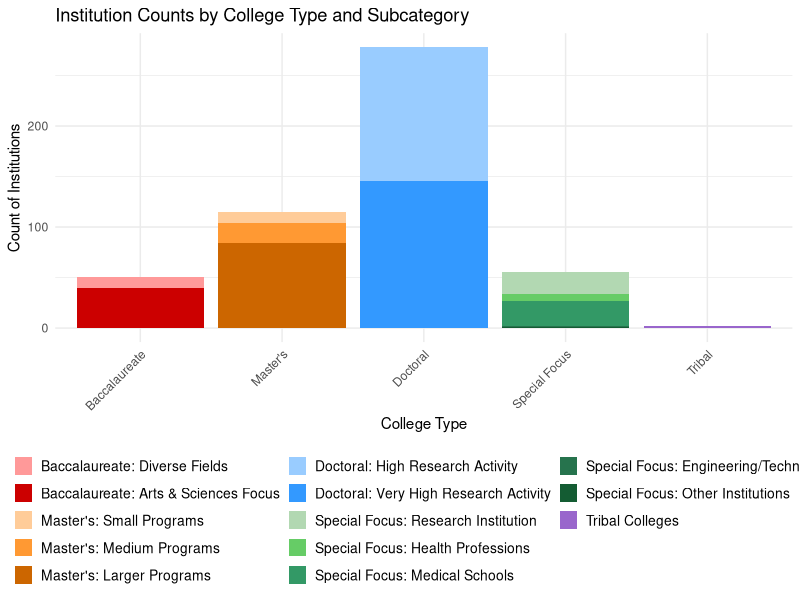
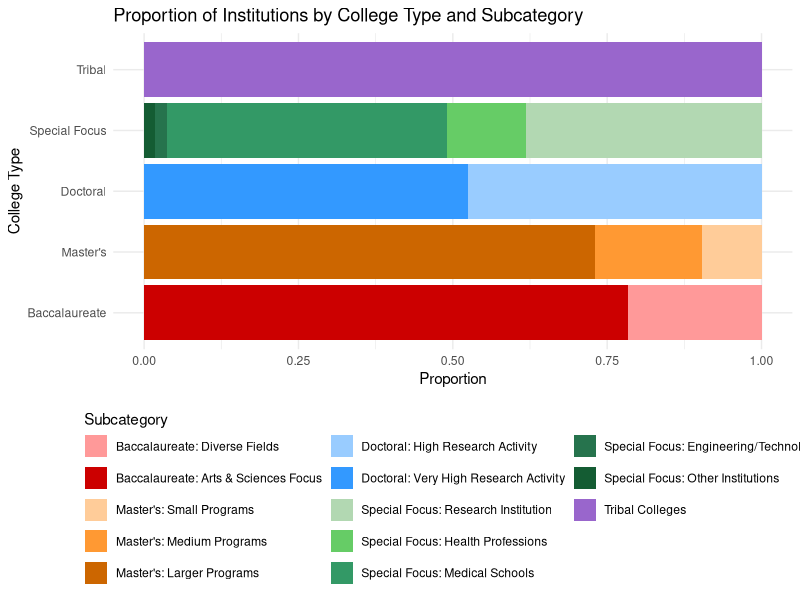
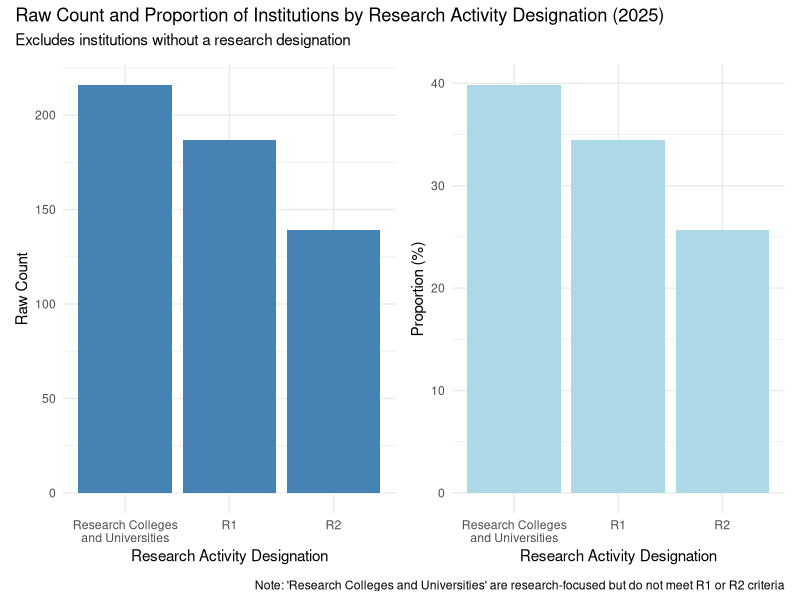
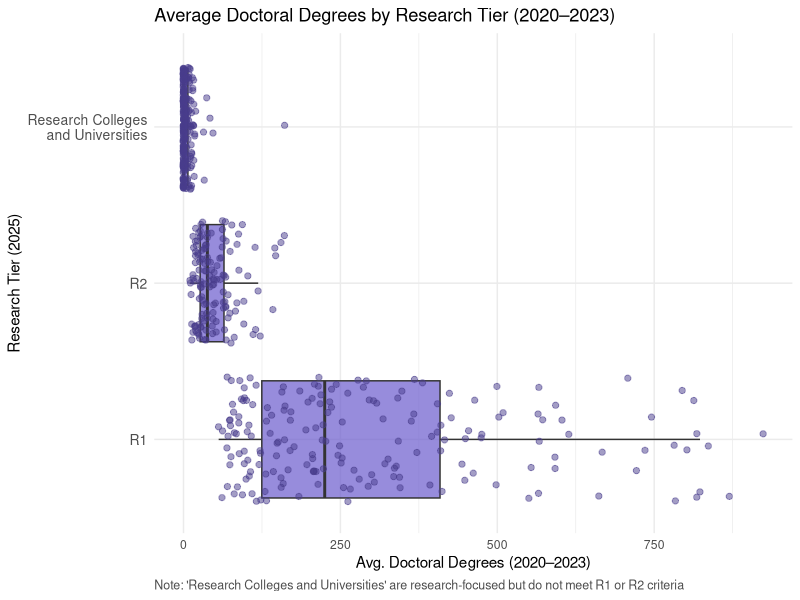

Here is the R script that generated these plots, in order: (Note: this script raises an error after producing the figures.)
## ---- chunk 1
#install.packages("patchwork")
#install.packages("scales")

## ---- chunk 2
library(tidyverse)
library(readr)
library(tidyr)
library(dplyr)
library(lubridate)  # for Datetime formatting
library(stringr)  # for extracting URL
library(patchwork)  # for putting multiple graphs on one fig
library(scales)

## ---- chunk 3
classification_stats <- read_csv("carnegie_classification_stats - CLEAN.csv")

spending_doctorate_awards <- read_csv("carnegie_spending_doctorate_awards - CLEAN.csv")
## ---- chunk 4
#head(classification_stats)
colnames(classification_stats)
summary(classification_stats)

head(spending_doctorate_awards)
colnames(spending_doctorate_awards)
summary(spending_doctorate_awards)
## ---- chunk 5
classification_df <- data.frame(classification_stats)
class(classification_df)

spending_df <- data.frame(spending_doctorate_awards)
class(spending_df)
## ---- chunk 6
# Confirming column names on what to join by
colnames(classification_df)
colnames(spending_df)
## ---- chunk 7
# Perform full join on 'unitid'
combined_df <- full_join(classification_df, spending_df, by = "unitid")

# Confirm join and notice duplicate column names
colnames(combined_df)
## ---- chunk 8
# Duplicate School Names (there are 12)
combined_df %>%
  filter(name.x != name.y) %>%
  select(unitid, name.x, name.y)

# Duplicate City Names (there is 1, 'Des Moines' and 'West Des Moines')
combined_df %>%
  filter(city.x != city.y ) %>%
  select(unitid, city.x, city.y)

# Duplicate State Names (there are no duplicates)
combined_df %>%
  filter(state.x != state.y) %>%
  select(unitid, state.x, state.y)

# Create a new dataframe for mismatched rows
mismatched <- combined_df %>%
  filter(name.x != name.y | city.x != city.y | state.x != state.y) %>%
  select(unitid, name.x, name.y, city.x, city.y, state.x, state.y)

# View the mismatched rows
print(mismatched)

## ---- chunk 9
# Function to replace NULL with NA

replace_null_with_na <- function(x) {
  if (is.list(x)) {
    # Apply recursively if it's a list (to handle nested data frames)
    return(lapply(x, replace_null_with_na))
  } else if (is.null(x)) {
    return(NA)  # Replace NULL with NA
  } else {
    return(x)  # Otherwise, return the value unchanged
  }
}

# Use it to apply to a data frame
combined_df_na <- combined_df %>%
  mutate(across(everything(), replace_null_with_na))

# View the result
summary(combined_df_na)
## ---- chunk 10
# Display a table of the count of missing values (NAs) per column
missing_data <- combined_df_na %>% 
  summarise(across(everything(), ~ sum(is.na(.)))) %>%
  gather(key = "column_name", value = "NAs")

print(missing_data)

## ---- chunk 11
# Filter rows where name.x or name.y is NA, and select unitid, name.x, name.y
rows_with_na_names <- combined_df_na %>%
  filter(is.na(name.x) | is.na(name.y)) %>%
  select(unitid, name.x, name.y, city.x, city.y)

print(rows_with_na_names)
# Sould be referring to Penn State, with 2 different unitid AND different school name spelling

## ---- chunk 12
# Recode main college type and subcategory
combined_df_na_cleaned <- combined_df_na %>%
  mutate(
    college_type = case_when(
      grepl("Baccalaureate Colleges", classific_2021) ~ "Baccalaureate",
      grepl("Master's Colleges & Universities", classific_2021) ~ "Master's",
      grepl("Doctoral Universities", classific_2021) ~ "Doctoral",
      grepl("Tribal Colleges and Universities", classific_2021) ~ "Tribal",
      grepl("Special Focus Four-Year", classific_2021) ~ "Special Focus",
      TRUE ~ NA_character_
    ),
    subcategory = case_when(
      grepl("Master's Colleges & Universities: Small Programs", classific_2021) ~ "Master's: Small Programs",
      grepl("Master's Colleges & Universities: Medium Programs", classific_2021) ~ "Master's: Medium Programs",
      grepl("Master's Colleges & Universities: Larger Programs", classific_2021) ~ "Master's: Larger Programs",
      grepl("Doctoral Universities: High Research Activity", classific_2021) ~ "Doctoral: High Research Activity",
      grepl("Doctoral Universities: Very High Research Activity", classific_2021) ~ "Doctoral: Very High Research Activity",
      grepl("Doctoral/Professional Universities", classific_2021) ~ "Doctoral: Professional Universities",
      grepl("Baccalaureate Colleges: Diverse Fields", classific_2021) ~ "Baccalaureate: Diverse Fields",
      grepl("Baccalaureate Colleges: Arts & Sciences Focus", classific_2021) ~ "Baccalaureate: Arts & Sciences Focus",
      grepl("Special Focus Four-Year: Research Institution", classific_2021) ~ "Special Focus: Research Institution",
      grepl("Special Focus Four-Year: Other Health Professions Schools", classific_2021) ~ "Special Focus: Health Professions",
      grepl("Special Focus Four-Year: Medical Schools & Centers", classific_2021) ~ "Special Focus: Medical Schools",
      grepl("Special Focus Four-Year: Engineering and Other Technology-Related Schools", classific_2021) ~ "Special Focus: Engineering/Technology",
      grepl("Special Focus Four-Year: Other Special Focus Institutions", classific_2021) ~ "Special Focus: Other Institutions",
      grepl("Tribal Colleges and Universities", classific_2021) ~ "Tribal Colleges",
      TRUE ~ NA_character_
    )
  ) %>%
  filter(!is.na(college_type) & !is.na(subcategory))

# Set factor levels for custom order of college_type
combined_df_na_cleaned$college_type <- factor(combined_df_na_cleaned$college_type,
  levels = c("Baccalaureate", "Master's", "Doctoral", "Special Focus", "Tribal")
)

# Set factor levels for custom order of subcategories
combined_df_na_cleaned$subcategory <- factor(combined_df_na_cleaned$subcategory, levels = c(
  "Baccalaureate: Diverse Fields",
  "Baccalaureate: Arts & Sciences Focus",
  "Master's: Small Programs",
  "Master's: Medium Programs",
  "Master's: Larger Programs",
  "Doctoral: High Research Activity",
  "Doctoral: Very High Research Activity",
  "Doctoral: Professional Universities",
  "Special Focus: Research Institution",
  "Special Focus: Health Professions",
  "Special Focus: Medical Schools",
  "Special Focus: Engineering/Technology",
  "Special Focus: Other Institutions",
  "Tribal Colleges"
))

# Custom shaded color palette
color_palette_shaded <- c(
  # Reds for Baccalaureate
  "Baccalaureate: Diverse Fields" = "#ff9999",
  "Baccalaureate: Arts & Sciences Focus" = "#cc0000",
  
  # Oranges for Master's
  "Master's: Small Programs" = "#ffcc99",
  "Master's: Medium Programs" = "#ff9933",
  "Master's: Larger Programs" = "#cc6600",
  
  # Blues for Doctoral
  "Doctoral: High Research Activity" = "#99ccff",
  "Doctoral: Very High Research Activity" = "#3399ff",
  "Doctoral: Professional Universities" = "#003366",
  
  # Greens for Special Focus
  "Special Focus: Research Institution" = "#b2d8b2",
  "Special Focus: Health Professions" = "#66cc66",
  "Special Focus: Medical Schools" = "#339966",
  "Special Focus: Engineering/Technology" = "#26734d",
  "Special Focus: Other Institutions" = "#145c33",
  
  # Purple for Tribal
  "Tribal Colleges" = "#9966cc"
)
## ---- chunk 13
p1 <- ggplot(combined_df_na_cleaned, aes(x = college_type, fill = subcategory)) + 
  geom_bar(position = "stack") +
  scale_fill_manual(values = color_palette_shaded) +
  labs(title = "Institution Counts by College Type and Subcategory",
       x = "College Type", y = "Count of Institutions") +
  theme_minimal() +
  theme(
    legend.position = "bottom",
    legend.title = element_blank(),
    legend.box = "horizontal",
    legend.text = element_text(size = 10),
    legend.key.size = unit(0.5, "cm"),
    legend.box.just = "center",
    legend.spacing.x = unit(0.5, 'cm'),
    legend.spacing.y = unit(0.25, 'cm'),
    legend.key.height = unit(0.5, "cm"),
    axis.text.x = element_text(angle = 45, hjust = 1)
  ) +
  guides(fill = guide_legend(ncol = 3, title = "Subcategory"))

p1

## ---- chunk 14
# Ensure college_type factor order is set (if not already done)
combined_df_na_cleaned$college_type <- factor(combined_df_na_cleaned$college_type,
  levels = c("Baccalaureate", "Master's", "Doctoral", "Special Focus", "Tribal")
)

# Proportion stacked bar plot (horizontal) with 4 columns for the legend
p2 <- ggplot(combined_df_na_cleaned, aes(y = college_type, fill = subcategory)) + 
  geom_bar(position = "fill") +
  scale_fill_manual(
    values = color_palette_shaded,
    name = "Subcategory",  # Legend title
    guide = guide_legend(ncol = 3, title.position = "top") 
  ) +
  labs(
    title = "Proportion of Institutions by College Type and Subcategory",
    x = "Proportion", 
    y = "College Type"
  ) +
  theme_minimal() +
  theme(
    axis.text.y = element_text(angle = 0),
    legend.position = "bottom"
  )

# Print the plot
p2

## ---- chunk 15

# Prepare the data and drop NA
plot_data <- combined_df_na %>%
  filter(!is.na(research_tier_2025)) %>%
  mutate(
    research_tier_2025 = factor(
      research_tier_2025,
      levels = c("Research Colleges and Universities",
                 "Research 1: Very High Research Spending and Doctorate Production", 
                 "Research 2: High Research Spending and Doctorate Production")
    )
  ) %>%
  count(research_tier_2025) %>%
  mutate(percentage = n / sum(n) * 100)  # Calculate percentage for pie chart

# Raw count bar plot
raw_count_plot <- ggplot(plot_data, aes(x = research_tier_2025, y = n)) +
  geom_bar(stat = "identity", fill = "steelblue") +
  labs(
    x = "Research Activity Designation",
    y = "Raw Count"
  ) +
  theme_minimal() +
  scale_x_discrete(labels = c(
    "Research Colleges and Universities" = "Research Colleges\nand Universities", 
    "Research 1: Very High Research Spending and Doctorate Production" = "R1", 
    "Research 2: High Research Spending and Doctorate Production" = "R2"
  ))

# Proportional bar plot (percentage)
proportional_plot <- ggplot(plot_data, aes(x = research_tier_2025, y = percentage)) +
  geom_bar(stat = "identity", fill = "lightblue") +
  labs(
    x = "Research Activity Designation",
    y = "Proportion (%)"
  ) +
  theme_minimal() +
  scale_x_discrete(labels = c(
    "Research Colleges and Universities" = "Research Colleges\nand Universities", 
    "Research 1: Very High Research Spending and Doctorate Production" = "R1", 
    "Research 2: High Research Spending and Doctorate Production" = "R2"
  ))

# Combine the two plots and add a single title, subtitle, and caption for the whole figure
combined_plot <- raw_count_plot + proportional_plot + 
  plot_layout(guides = 'collect') +
  plot_annotation(
    title = "Raw Count and Proportion of Institutions by Research Activity Designation (2025)",
    subtitle = "Excludes institutions without a research designation",
    caption = "Note: 'Research Colleges and Universities' are research-focused but do not meet R1 or R2 criteria"
  )

# Print the combined plot
combined_plot

## ---- chunk 16
# Clean data and relabel tiers
clean_df <- combined_df_na %>%
  filter(!is.na(avg_num_doc_degrees_2020_2023), !is.na(research_tier_2025)) %>%
  mutate(
    research_tier_2025 = recode(
      research_tier_2025,
      "Research 1: Very High Research Spending and Doctorate Production" = "R1",
      "Research 2: High Research Spending and Doctorate Production" = "R2",
      "Research Colleges and Universities" = "Research Colleges\nand Universities"
    )
  )

# Plot with horizontal box and whiskers
ggplot(clean_df, aes(x = avg_num_doc_degrees_2020_2023, y = research_tier_2025)) +
  geom_boxplot(fill = "slateblue", alpha = 0.7, outlier.shape = NA) +
  geom_jitter(color = "darkslateblue", alpha = 0.5, size = 1.8) +
  labs(
    title = "Average Doctoral Degrees by Research Tier (2020–2023)",
    x = "Avg. Doctoral Degrees (2020–2023)",
    y = "Research Tier (2025)",
    caption = "Note: 'Research Colleges and Universities' are research-focused but do not meet R1 or R2 criteria"
  ) +
  theme_minimal() +
  theme(
    plot.caption = element_text(hjust = 0, size = 9, color = "gray30"),
    axis.text.y = element_text(size = 10)
  )
## ---- chunk 17
#By Colin Thompson

#This histogram displays the distribution of spending for the fiscal year of 2022. This could be used to find the highest amounts of research spending institutions may have. It could also show popular spending ranges for that year. This could then be overall useful in showing what on average is a good range for spending on research.

# Using Reg-ex and turning values numeric for herd_fy22 data
df1$herd_fy22 <- as.numeric(gsub("[$,]", "", df1$herd_fy22))

ggplot(df1, aes(x = herd_fy22)) +
  geom_histogram(bins = 20) +
  labs(title = "Histogram of HERD Spending in FY22",
       x = "HERD Spending (in Billions)",
       y = "Number of Institutions") +
  theme_minimal() 
## ---- chunk 18
# Calculate the counts without proportions
clean_df_long <- clean_df_long %>%
  group_by(academic_year) %>%
  mutate(total_degrees = sum(num_doc_degrees)) %>%
  ungroup()

# Stacked bar graph of Doctoral Degrees by Research Tier and Academic Year with regular counts
ggplot(clean_df_long, aes(x = academic_year, y = num_doc_degrees, fill = research_tier_2025)) +
  geom_bar(stat = "identity", position = "stack") +  # Stack the bars
  labs(
    title = "Doctoral Degrees Conferred by Research Tier and Academic Year (2020–2023)",
    x = "Academic Year",
    y = "Count of Doctoral Degrees",
    fill = "Research Tier",
    caption = "Note: 'Research Colleges and Universities' are research-focused but do not meet R1 or R2 criteria"
  ) +
  theme_minimal() +
  theme(
    plot.caption = element_text(hjust = 0, size = 9, color = "gray30"),
    axis.text.x = element_text(size = 10)  # No angle on x-axis labels
  ) +
  scale_x_discrete(
    labels = c("num_doc_degrees_2020_2021" = "2020-2021",
               "num_doc_degrees_2021_2022" = "2021-2022",
               "num_doc_degrees_2022_2023" = "2022-2023")
  ) +
  scale_y_continuous(
    limits = c(0, 80000),
    expand = c(0, 0)
  )
## ---- chunk 19
ggplot(combined_df_na_cleaned, aes(y = college_type, fill = subcategory)) + 
  geom_bar(position = "fill") +  # This scales the bars to 100% for each college type
  scale_fill_manual(values = color_palette_shaded) +  # Apply the custom color palette
  labs(title = "Proportional Counts by College Type and Subcategory",
       x = "Proportion of Institutions",  # This will now show proportion
       y = "College Type") +              # This will remain the college type
  theme_minimal() +
  theme(axis.text.y = element_text(angle = 0),    # Keep y-axis labels horizontal
        axis.text.x = element_text(angle = 45, hjust = 1))  # Rotate x-axis labels for readability

## ---- chunk 20
# Clean data and relabel tiers
clean_df <- combined_df_na %>%
  filter(!is.na(avg_num_doc_degrees_2020_2023), !is.na(research_tier_2025)) %>%
  mutate(
    research_tier_2025 = recode(
      research_tier_2025,
      "Research 1: Very High Research Spending and Doctorate Production" = "R1",
      "Research 2: High Research Spending and Doctorate Production" = "R2",
      "Research Colleges and Universities" = "Research Colleges\nand Universities"
    )
  )

# Plot with horizontal box and whiskers
ggplot(clean_df, aes(x = avg_num_doc_degrees_2020_2023, y = research_tier_2025)) +
  geom_boxplot(fill = "slateblue", alpha = 0.7, outlier.shape = NA) +
  geom_jitter(color = "darkslateblue", alpha = 0.5, size = 1.8) +
  labs(
    title = "Average Doctoral Degrees by Research Tier (2020–2023)",
    x = "Avg. Doctoral Degrees (2020–2023)",
    y = "Research Tier (2025)",
    caption = "Note: 'Research Colleges and Universities' are research-focused but do not meet R1 or R2 criteria"
  ) +
  theme_minimal() +
  theme(
    plot.caption = element_text(hjust = 0, size = 9, color = "gray30"),
    axis.text.y = element_text(size = 10)
  )

## ---- chunk 21
# Calculate the counts without proportions
clean_df_long <- clean_df_long %>%
  group_by(academic_year) %>%
  mutate(total_degrees = sum(num_doc_degrees)) %>%
  ungroup()

# Stacked bar graph of Doctoral Degrees by Research Tier and Academic Year with regular counts
ggplot(clean_df_long, aes(x = academic_year, y = num_doc_degrees, fill = research_tier_2025)) +
  geom_bar(stat = "identity", position = "stack") +  # Stack the bars
  labs(
    title = "Doctoral Degrees Conferred by Research Tier and Academic Year (2020–2023)",
    x = "Academic Year",
    y = "Count of Doctoral Degrees",
    fill = "Research Tier",
    caption = "Note: 'Research Colleges and Universities' are research-focused but do not meet R1 or R2 criteria"
  ) +
  theme_minimal() +
  theme(
    plot.caption = element_text(hjust = 0, size = 9, color = "gray30"),
    axis.text.x = element_text(size = 10)  # No angle on x-axis labels
  ) +
  scale_x_discrete(
    labels = c("num_doc_degrees_2020_2021" = "2020-2021", 
               "num_doc_degrees_2021_2022" = "2021-2022", 
               "num_doc_degrees_2022_2023" = "2022-2023")
  ) +
  scale_y_continuous(
    limits = c(0, 80000), 
    expand = c(0, 0)
  )

## ---- chunk 22
# Ensure all combinations of 'public_private_profit' and 'research_tier_2025' are represented
plot_df_clean <- combined_df_na %>%
  filter(!is.na(public_private_profit), !is.na(research_tier_2025)) %>%
  count(research_tier_2025, public_private_profit) %>%
  complete(research_tier_2025, public_private_profit, fill = list(n = 0))  # Fill missing combinations with 0

# Create the plot
ggplot(plot_df_clean, aes(x = public_private_profit, y = n, fill = research_tier_2025)) +
  geom_bar(position = "dodge", stat = "identity", width = 0.7) +  # Adjust width for equal bar widths
  labs(
    title = "Count of Institutions by Type and Research Activity Designation (2025)",
    subtitle = "Excludes institutions without a research designation",
    x = "Institution Type",
    y = "Count of Institutions",
    fill = "Research Activity Designation",
    caption = "Note: 'Research Colleges and Universities' are research-focused but do not meet R1 or R2 criteria"
  ) +
  theme_minimal() +
  scale_x_discrete(labels = c(
    "Public" = "Public", 
    "Private non-profit" = "Private (non-profit)", 
    "Private for-profit" = "Private (for-profit)"
  )) +
  scale_y_continuous(limits = c(0, 150), expand = c(0, 0)) +
  scale_fill_manual(
    values = c(
      "Research Colleges and Universities" = "palevioletred",  # Research Colleges stand out
      "Research 1: Very High Research Spending and Doctorate Production" = "steelblue",  # R1 color
      "Research 2: High Research Spending and Doctorate Production" = "cornflowerblue"  # R2 color
    ),
    labels = c(
      "Research Colleges and Universities" = "Research Colleges\nand Universities", 
      "Research 1: Very High Research Spending and Doctorate Production" = "R1", 
      "Research 2: High Research Spending and Doctorate Production" = "R2"
    )
  ) +
  theme(
    axis.text.y = element_text(size = 10),
    legend.position = "bottom",  # Move the legend to the bottom
    legend.box = "horizontal",   # Makes the legend horizontal
    legend.title = element_text(size = 12),  # Adding legend title size
    axis.text.x = element_text(angle = 0, hjust = 0.5)  # Set x-axis labels to 0 degrees (normal)
  )
## ---- chunk 23
ggplot(plot_df_clean, aes(x = research_tier_2025, y = n, fill = public_private_profit)) +
  geom_bar(position = "dodge", stat = "identity", width = 0.7) +
  labs(
    title = "Count of Institutions by Research Activity Designation and Type (2025)",
    subtitle = "Excludes institutions without a research designation",
    x = "Research Activity Designation",
    y = "Count of Institutions",
    fill = "Institution Type",
    caption = "Note: 'Research Colleges and Universities' are research-focused but do not meet R1 or R2 criteria"
  ) +
  theme_minimal() +
  scale_x_discrete(labels = c(
    "Research Colleges and Universities" = "Research Colleges\nand Universities", 
    "Research 1: Very High Research Spending and Doctorate Production" = "R1", 
    "Research 2: High Research Spending and Doctorate Production" = "R2"
  )) +
  scale_y_continuous(limits = c(0, 150), expand = c(0, 0)) +
  scale_fill_manual(
    values = c(
      "Public" = "seagreen", 
      "Private not-for-profit" = "darkorange", 
      "Private for-profit" = "saddlebrown"
    ),
    labels = c(
      "Public" = "Public",
      "Private not-for-profit" = "Private (non-profit)",
      "Private for-profit" = "Private (for-profit)"
    )
  ) +
  theme(
    axis.text.y = element_text(size = 10),
    axis.text.x = element_text(angle = 0, hjust = 0.5),
    legend.position = "bottom",
    legend.box = "horizontal",
    legend.title = element_text(size = 12)
  )

## ---- chunk 24

# Using Reg-ex and turning values numeric for herd_fy22 data
df1$herd_fy22 <- as.numeric(gsub("[$,]", "", df1$herd_fy22))

ggplot(df1, aes(x = herd_fy22)) +
  geom_histogram(bins = 20) +
  labs(title = "Histogram of HERD Spending in FY22",
       x = "HERD Spending (in Billions)",
       y = "Number of Institutions") +
  theme_minimal() 
## ---- chunk 25
# Calculate average admissions rate by research tier

clean_df_long <- combined_df %>%
  group_by(academic_year) %>%
  mutate(total_degrees = sum(num_doc_degrees)) %>%
  ungroup()

avg_admissions <- clean_df_long %>%
  group_by(research_tier_2025) %>%
  summarize(mean_admissions_rate = mean(admissions_rate, na.rm = TRUE))

# Plot the average admissions rate by research tier
ggplot(avg_admissions, aes(x = reorder(research_tier_2025, -mean_admissions_rate), 
                           y = mean_admissions_rate, 
                           fill = research_tier_2025)) +
  geom_col(width = 0.6) +
  labs(
    title = "Average Undergraduate Admissions Rate by Research Tier",
    x = "Research Tier",
    y = "Average Admissions Rate (%)",
    fill = "Research Tier"
  ) +
  scale_y_continuous(labels = scales::percent_format(accuracy = 1)) +
  theme_minimal() +
  theme(
    legend.position = "none",
    axis.text.x = element_text(size = 10)
  )

# Define custom colors for each research tier
tier_colors <- c(
  "Research 1 (R1)" = "#1f77b4",   # blue
  "Research 2 (R2)" = "#ff7f0e",   # orange
  "Research Colleges and Universities" = "#2ca02c"  # green
)

# Boxplot of total enrollment by research tier with color
ggplot(clean_df_long, aes(x = research_tier_2025, y = total_enrollment, fill = research_tier_2025)) +
  geom_boxplot(alpha = 0.8, outlier.color = "gray50", outlier.shape = 16) +
  scale_fill_manual(values = tier_colors) +
  labs(
    title = "Distribution of Total Enrollment by Research Tier",
    x = "Research Tier",
    y = "Total Enrollment",
    fill = "Research Tier"
  ) +
  theme_minimal() +
  theme(
    axis.text.x = element_text(size = 10),
    legend.position = "none"  # Hide legend if x-axis labels are descriptive
  ) +
  scale_y_continuous(labels = scales::comma)

## ---- chunk 26


# Clean the spending column (remove $ and commas and convert to numeric)
clean_df_long <- combined_df %>%
  mutate(
    herd_avg_fy21_to_fy23 = as.numeric(gsub("[$,]", "", herd_avg_fy21_to_fy23))
  )

# Optional: Rename tiers for cleaner display (if needed)
clean_df_long <- clean_df_long %>%
  mutate(research_tier_2025 = case_when(
    grepl("Research 1", research_tier_2025) ~ "Research 1 (R1)",
    grepl("Research 2", research_tier_2025) ~ "Research 2 (R2)",
    TRUE ~ "Research Colleges and Universities"
  ))

# Scatter plot of research spending vs doctoral degrees
ggplot(clean_df_long, aes(
  x = herd_avg_fy21_to_fy23,
  y = avg_num_doc_degrees_2020_2023,
  color = research_tier_2025
)) +
  geom_point(alpha = 0.8, size = 3) +
  scale_color_brewer(palette = "Set2") +
  scale_x_continuous(labels = dollar_format()) +
  labs(
    title = "Avg. Research Spending vs. Doctoral Degrees (2020–2023)",
    x = "Avg. Research Spending (FY21–FY23)",
    y = "Avg. Number of Doctoral Degrees",
    color = "Research Tier"
  ) +
  theme_minimal() +
  theme(
    plot.title = element_text(size = 14, face = "bold"),
    axis.text.x = element_text(angle = 45, hjust = 1)
  )
